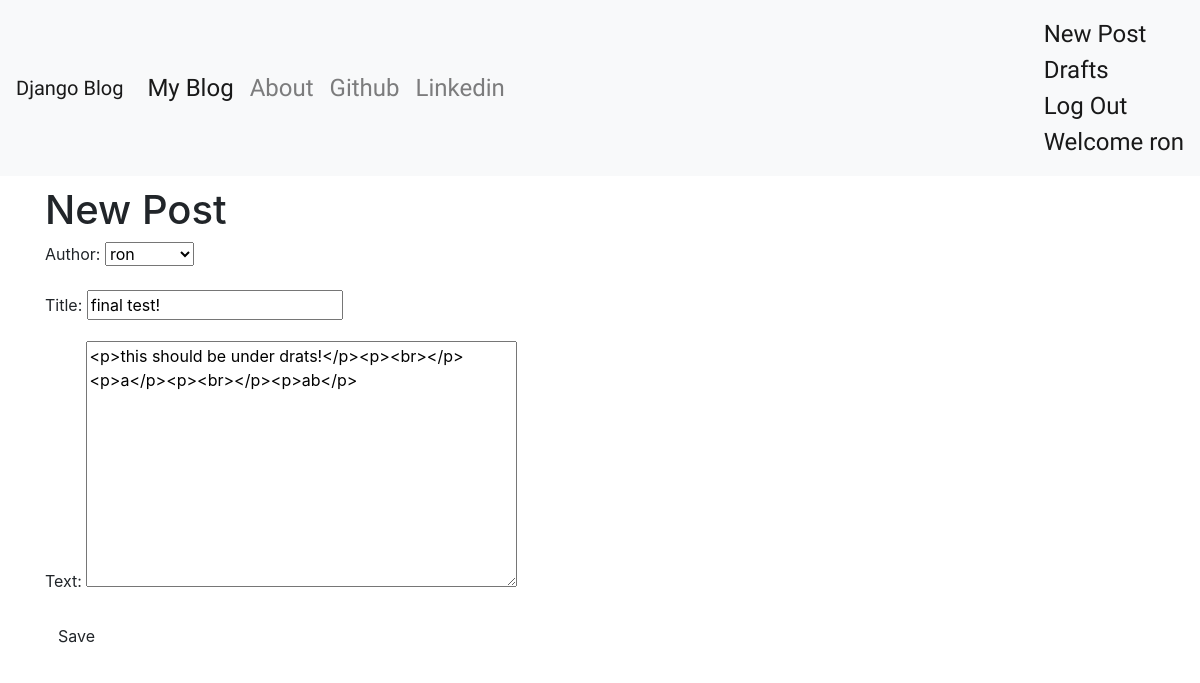
/post/5/edit/ (signed in), run on an earlier commit of the app's database.
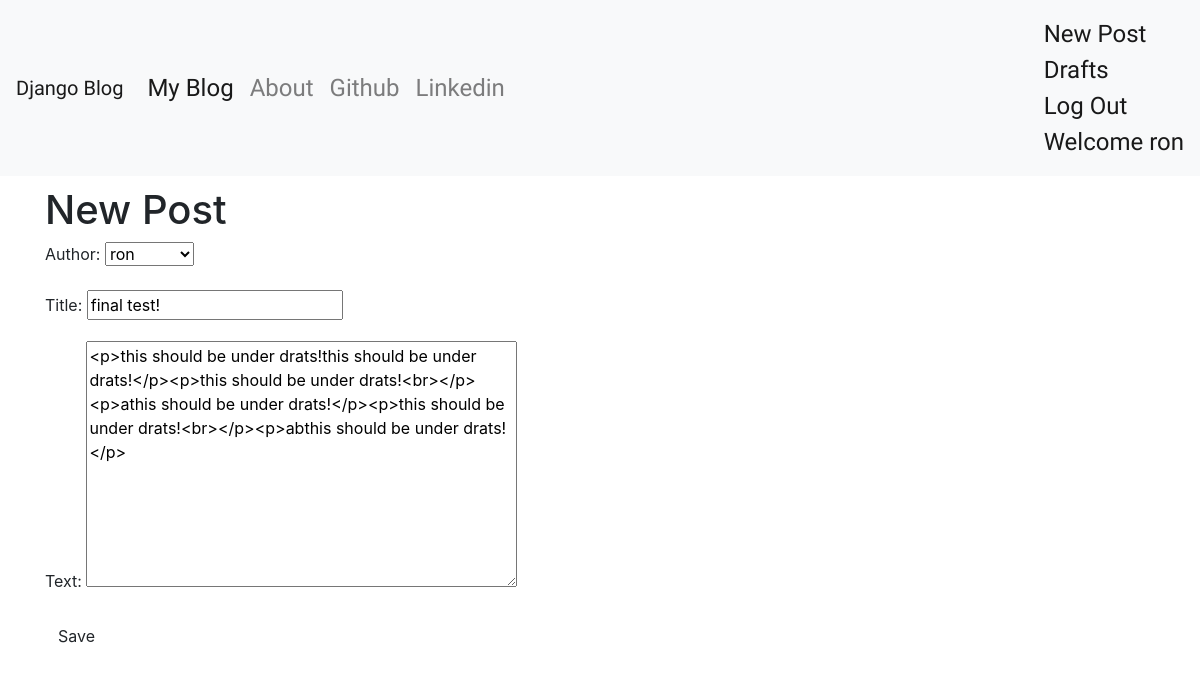
And on a later commit of the database.
### blog/models.py (models this page shows, shortened)
class Post(models.Model):
    author = models.ForeignKey('auth.user', on_delete=models.CASCADE)
    title = models.CharField(max_length=200)
    text = models.TextField()
    created_date = models.DateTimeField(default=timezone.now)
    published_date = models.DateTimeField(blank=True,null=True)

### blog/views.py (the view)
# urls.py: url(r'^post/(?P<pk>\d+)/edit/$',views.PostUpdateView.as_view(),name='post_edit'),
class PostUpdateView(LoginRequiredMixin,UpdateView):
    login_url = '/login/'
    redirect_field_name = 'blog/post_detail.html'
    form_class = PostForm
    model = Post

### blog/forms.py
class PostForm(forms.ModelForm):
    class Meta:
        model = Post
        fields = ('author','title','text')
        widgets = {
            'title':forms.TextInput(attrs={'class':'textinputclass'}),
             'text':forms.Textarea(attrs={'class':'editable medium-editor-textarea postcontent'})
        }

### blog/templates/blog/post_form.html (shortened to what this page needs)
{% extends 'blog/base.html' %}
{% block content %}
<h1>New Post</h1>
<form class="post-form" method="POST">
    {{form.as_p}}
    <button type="submit" class="save btn btn-default">Save</button>
</form>
{% endblock  %}

What changed in the data, as far as the page shows it:
changed Post "ron": text "<p>this should be under drats!</p><p><br></p><p>a</p><p><br></p><p>ab</p>" → "<p>this should be under drats!this should be under drats!</p><p>this should be under drats!<br></p><p>athis should be under drats!</p><p>this should be under drats!<br></p><p>abthis should be under drats!</p>"
